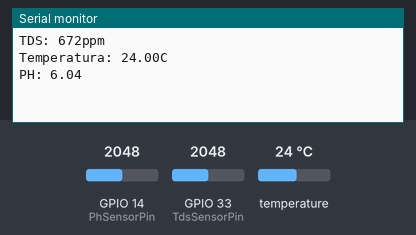
Simulated run of this sketch. Board: ESP32. On the bench: the last lines printed to the serial monitor. The inputs (shaded band) are chosen by the test bench; at power-on: temperature 24 °C, GPIO 14 (PhSensorPin) = 2048, GPIO 33 (TdsSensorPin) = 2048.

Above: at 1.2 s.
1.3 s: temperature set to 12 °C
2.8 s: GPIO 14 (PhSensorPin) set to 2866
At 3.6 s:
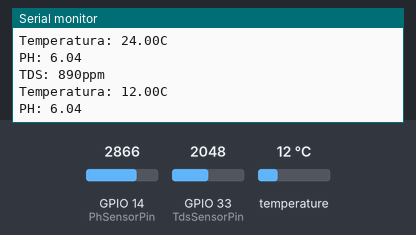
4.3 s: GPIO 33 (TdsSensorPin) set to 2866
At 5.0 s:
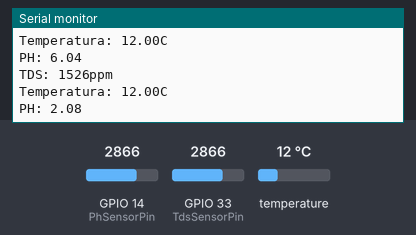
5.8 s: temperature set to 19 °C
At 7.1 s:
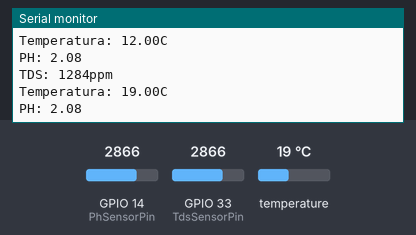
7.3 s: GPIO 14 (PhSensorPin) set to 3603
At 8.7 s:
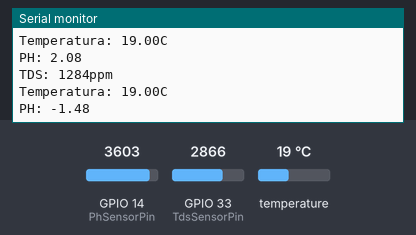
8.8 s: GPIO 33 (TdsSensorPin) set to 3603
At 11.0 s:
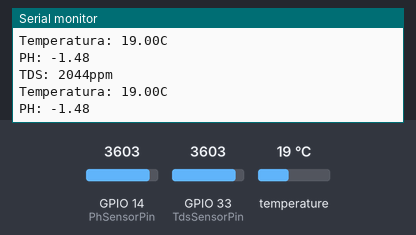
Timing chart, 0 to 11.3 s (numbered marks = the images above; inputs shaded):
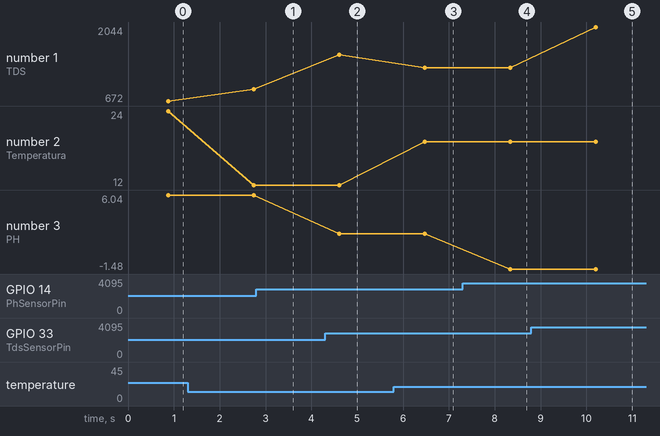

The sketch:

Pruebas_tds.ino
```cpp
#include <EEPROM.h>
#include "GravityTDS.h"
#include <OneWire.h>
#include <DallasTemperature.h>

#define TdsSensorPin 33
#define PhSensorPin 14
GravityTDS gravityTds;
OneWire OneWire(25);
DallasTemperature temp(&OneWire);

//float temperature = 25;
float tdsValue = 0;
float promVolt;
float val[10];

void setup()
{
    Serial.begin(115200);
    gravityTds.setPin(TdsSensorPin);
    gravityTds.setAref(3.3);  //reference voltage on ADC, default 5.0V on Arduino UNO
    gravityTds.setAdcRange(4095);  //1024 for 10bit ADC;4096 for 12bit ADC
    gravityTds.begin();  //initialization
    temp.begin();
}

void loop()
{
   for(int i=0; i<10; i++){
     val[i] = analogRead(PhSensorPin);
     delay(10);
  }

  int t; // variable temporal
  for(int i = 0; i<9;  i++){
    for(int j = i+1; j<10; j++){
      if(val[i]>val[j]){
        t = val[i];
        val[i] = val[j];
        val[j] = t;
      }

    }
  }
  promVolt = 0;
  for(int i = 2; i<8;i++){
    promVolt += val[i];
  }

  float volt = (promVolt/6)* 3.3/4095;

  float ph = (-0.018* (((volt*1000)- 1500)/3)) +6.94;

    temp.requestTemperatures();
    float temperatura = temp.getTempCByIndex(0);
    //temperature = readTemperature();  //add your temperature sensor and read it
    gravityTds.setTemperature(temperatura);  // set the temperature and execute temperature compensation
    gravityTds.update();  //sample and calculate
    tdsValue = gravityTds.getTdsValue();  // then get the value
    Serial.print("TDS: ");
    Serial.print(tdsValue,0);
    Serial.println("ppm");
    Serial.print("Temperatura: ");
    Serial.print(temperatura,2);
    Serial.println("C");
    Serial.print("PH: ");
    Serial.println(ph);
    delay(1000);

}

 
```

Measured:
- after the input at 4.3 s, the serial monitor: prints a new line after 0.31 s (image 2)
- after the input at 5.8 s, the serial monitor: prints a new line after 0.68 s (image 3)
- after the input at 7.3 s, the serial monitor: prints a new line after 1.0 s (image 4)
- after the input at 8.8 s, the serial monitor: prints a new line after 1.4 s (image 5)
- plotted number 1: 672 → 890 after the input at 1.3 s, 890 → 1526 after the input at 4.3 s, 1526 → 1284 after the input at 5.8 s, 1284 → 2044 after the input at 8.8 s
- plotted number 2: 24 → 12 after the input at 1.3 s, 12 → 19 after the input at 5.8 s
- plotted number 3: 2.08 → -1.48 after the input at 7.3 s
